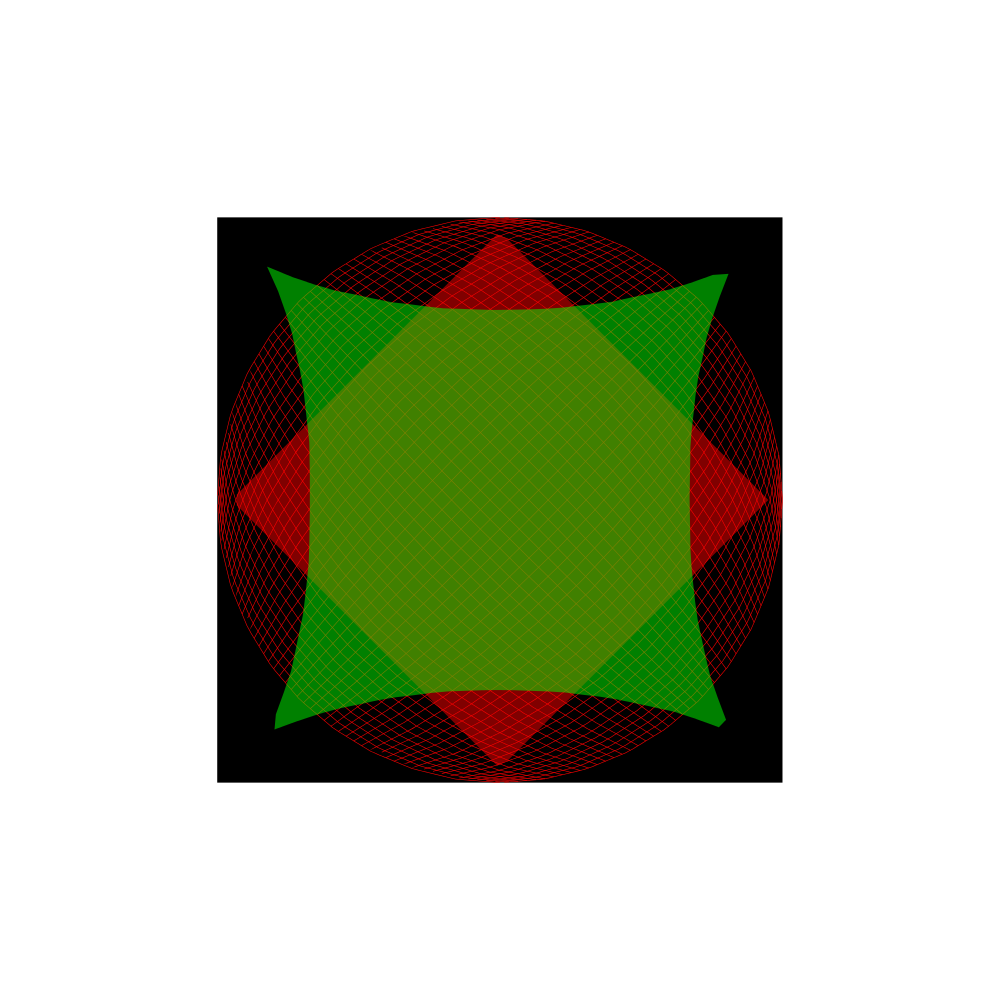

The Python source for this figure:
from PVG     import *
from geoquad import *

canvas  = Canvas()

canvas.draw(Polygon.Unitary,Color.black())

geo2 = GeoQuad.circle()

for i in usamples(50):
    canvas.draw(geo2.xcurve(i).line(0.001),Color.red())
    canvas.draw(geo2.ycurve(i).line(0.001),Color.red())


poly1 = Polygon(Circle.Unitary.scale(0.95).polygon(4).close().points(200))

canvas.draw(poly1,Color.red(0.5))

unmappoly = geo2.unmappolygon(poly1)

canvas.draw(unmappoly,Color.green(0.5))

canvas.save("main_geounmap.png")
